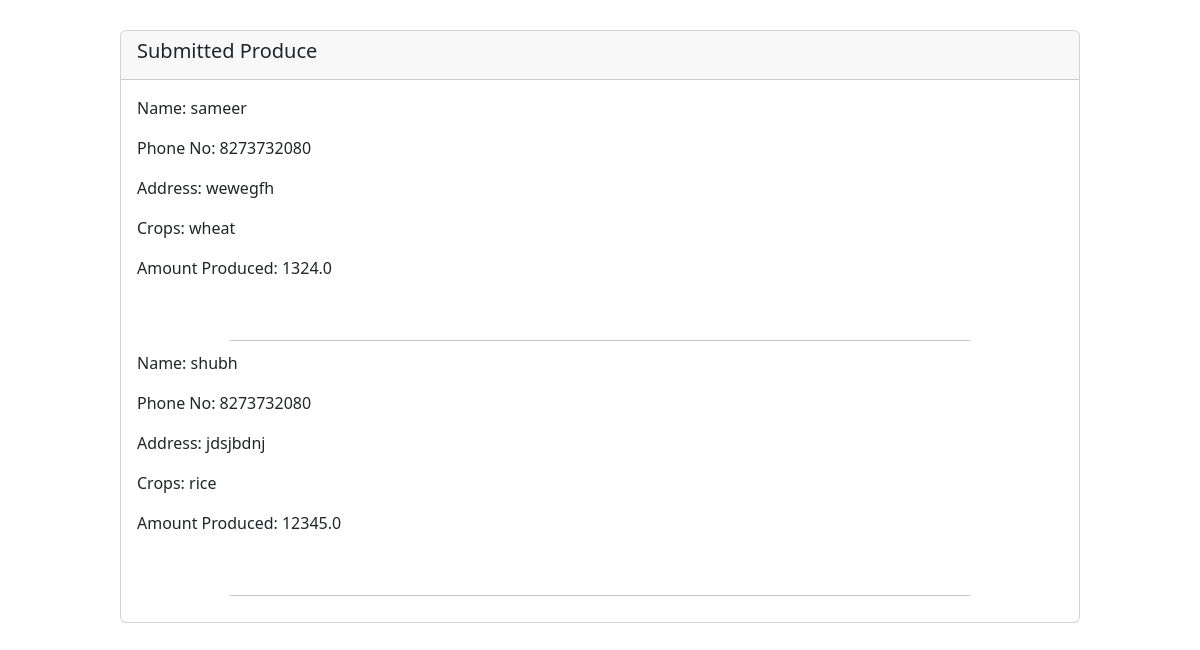
/producer (lower part), run on an earlier commit of the app's database.
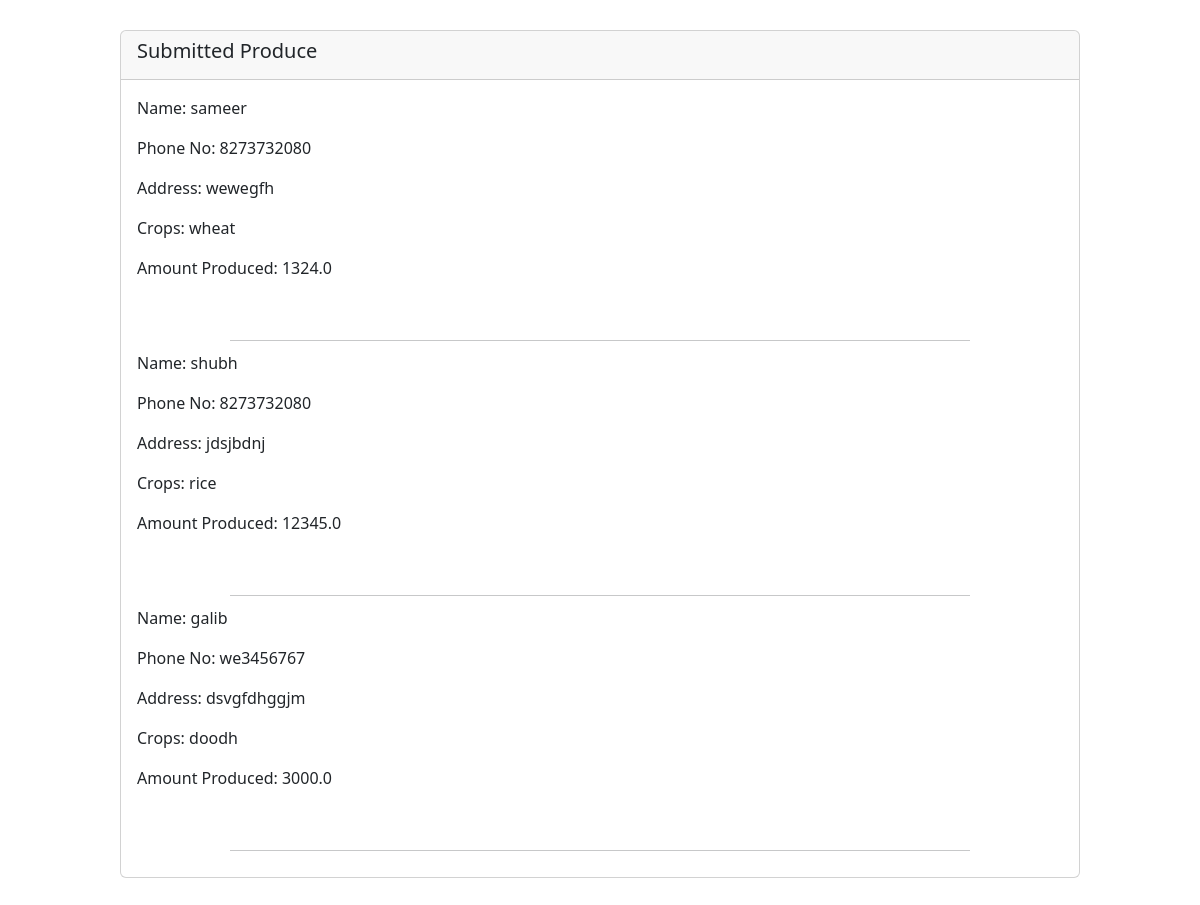
And on a later commit of the database.
### myapp/models.py (models this page shows, shortened)
class Produce(models.Model):
    name = models.CharField(max_length=100)
    phone_no = models.CharField(max_length=15)
    address = models.TextField()
    items = models.CharField(max_length=100)
    amount = models.FloatField()

### myapp/views.py (the view)
# urls.py: path('producer',views.producer,name='producer'),
def producer(request):
    if request.method == 'POST':
        form = ProduceForm(request.POST)
        if form.is_valid():
            form.save()
            return redirect('producer')  # Redirect to the same page after submission
    else:
        form = ProduceForm()
    produces = Produce.objects.all()
    return render(request, 'producer.html', {'form': form, 'produces': produces})

### templates/producer.html (shortened to what this page needs)
{% load static %}
<!doctype html>
<html lang="en">
<head>
    <link rel="stylesheet" href="https://cdn.jsdelivr.net/npm/bootstrap@4.4.1/dist/css/bootstrap.min.css"
>
    <link href="https://cdn.jsdelivr.net/npm/bootstrap@5.3.3/dist/css/bootstrap.min.css" rel="stylesheet"
>
    <link rel="stylesheet" href="{% static 'producerstyle.css' %}">
    <link rel="stylesheet" href="https://cdn.jsdelivr.net/npm/driver.js@1.0.1/dist/driver.css" />
</head>
<body>
    <div class="card mt-3" id="result_produce">
        <div class="card-header">
            <h5>Submitted Produce</h5>
        </div>
        <div class="card-body">
            {% for produce in produces %}
            <div class="card-text">
                <p>Name: {{ produce.name }}</p>
                <p>Phone No: {{ produce.phone_no }}</p>
                <p>Address: {{ produce.address }}</p>
                <p>Crops: {{ produce.items }}</p>
                <p>Amount Produced: {{ produce.amount }}</p>
            </div>
            <hr>
            {% empty %}
            <p>No produce submitted yet.</p>
            {% endfor %}
        </div>
    </div>
</body>
</html>

What changed in the data, as far as the page shows it:
added Produce: name "galib", phone_no "we3456767", address "dsvgfdhggjm", items "doodh", amount "3000.0"
